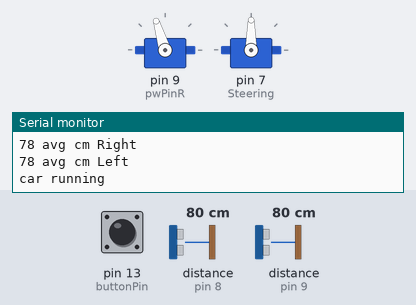
The sketch below on a simulated Arduino Uno, built with avr-gcc and run on an emulated ATmega328P. On the bench: 2 × servo, the last lines printed to the serial monitor. Wiring (inferred from the names in the program): 2 × range finder with pulse-width output: data pin 8 / data pin 9. The test bench sets the inputs (shaded band); at power-on: distance to the obstacle (sensors on pin 8, pin 9) 80 cm, pin 13 (buttonPin) LOW. The echo pulse lasts 58.3 µs per cm.

Above: at 1.2 s.
1.3 s: distance to the obstacle (sensor on pin 8) set to 74 cm
At 1.81 s:
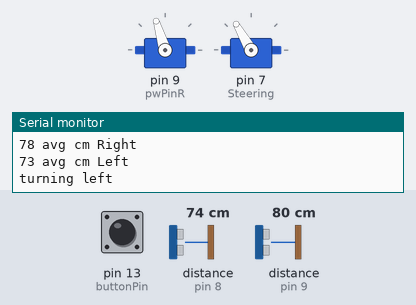
4.3 s: pin 13 (buttonPin) pulled HIGH for 0.15 s
At 5.6 s:
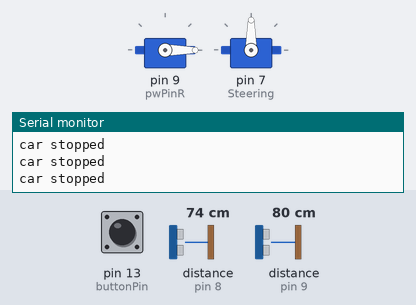
5.9 s: pin 13 (buttonPin) pulled HIGH for 1 s
At 6.22 s:
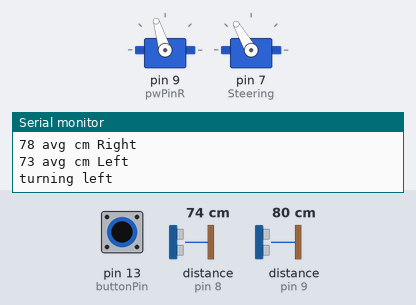
8.9 s: distance to the obstacle (sensor on pin 9) set to 74 cm
At 9.16 s:
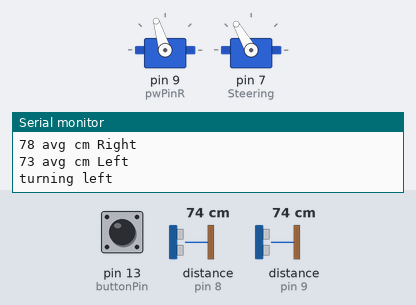
10.5 s: distance to the obstacle (sensor on pin 9) set to 69 cm
At 11.12 s:
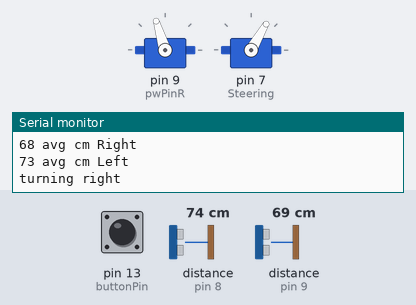
13.5 s: distance to the obstacle (sensor on pin 9) set to 18 cm
At 15.3 s:
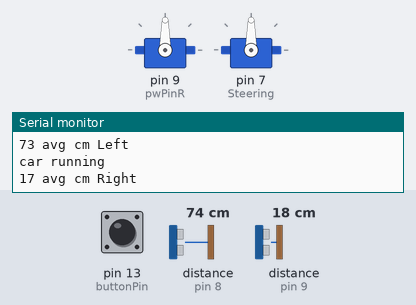
Timing chart, 0 to 16.8 s (numbered marks = the images above; inputs shaded):
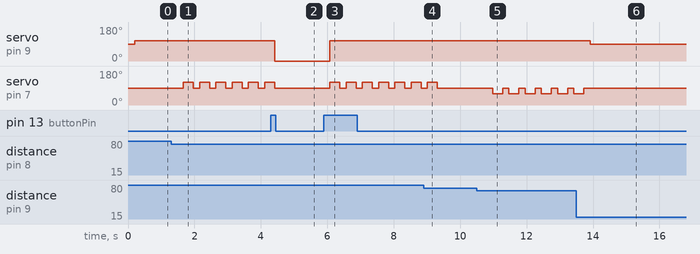

Measured:
- the behaviour switches between 77 and 76 cm on distance to the obstacle (sensor on pin 8) (found by bisection; images 0 and 1)
- the behaviour switches between 79 and 78 cm on distance to the obstacle (sensor on pin 9) (found by bisection; images 3 and 4)
- the behaviour switches between 72 and 71 cm on distance to the obstacle (sensor on pin 9) (found by bisection; images 4 and 5)
- after the input at 1.3 s, servo on pin 7 (Steering): alternates 120° for 0.30 s and 90° for 0.19 s, starting after 0.37 s
- after the input at 4.3 s, servo on pin 9 (pwPinR): 107° → 0° after 0.12 s; servo on pin 7 (Steering): goes on until 4.4 s, then stays 90°
- after the input at 5.9 s, servo on pin 9 (pwPinR): 0° → 107° after 0.18 s; servo on pin 7 (Steering): alternates 120° for 0.30 s and 90° for 0.19 s, starting after 0.18 s
- after the input at 8.9 s, servo on pin 7 (Steering): goes on until 9.3 s, then stays 90°
- after the input at 10.5 s, servo on pin 7 (Steering): alternates 90° for 0.19 s and 60° for 0.30 s, starting after 0.48 s
- after the input at 13.5 s, servo on pin 9 (pwPinR): 107° → 90° after 0.42 s; servo on pin 7 (Steering): goes on until 13.7 s, then stays 90°

The sketch:

rcUltrasonicPositioning.ino
```cpp
// New-Bright RC Car Control
// Input from 2 MaxSonar Ultrasonic Range finders for positioning and collision avoidance
// Output signal controls 2 VEX motor controllers which control the steering and drive motors on the RC car
// Pushbutton toggles signal to VEX motor controllers

#include <Servo.h>

// create servo objects
Servo Drive;
Servo Steering;

//assign devices to I/O pins on Arduino
const int pwPinR = 9;
const int pwPinL = 8;
const int buttonPin = 13;

//variables to store values
long pulseR, inchesR, cmR, pulseL, inchesL, cmL, sumR, avgR, sumL, avgL;

int buttonState = 0;
int count1 = 0;
int buttonToggle = 0;
int lastButtonState = 0;

void setup()
{
  //assign inputs/outputs
  pinMode(pwPinR, INPUT);
  pinMode(pwPinL, INPUT);
  pinMode(buttonPin, INPUT);

  //attach motors to I/O pins
  Drive.attach(9);
  Steering.attach(7);
  //Open up a serial connection to shoot the results back to the PC console for debugging
  Serial.begin(9600);
}

void loop()
{
//check whether button has been pressed odd number of times. If odd, stop car. If even, proceed.
buttonState = digitalRead(buttonPin);
if (buttonState != lastButtonState) {
    if (buttonState == HIGH){
      count1++;
      buttonToggle =  count1 % 2;
    }
    else {}
}
else{}
lastButtonState = buttonState;

if  (buttonToggle != 0){
  Serial.println("car stopped");
  Drive.write(0);
  Steering.write(90);
}
  else{
  Serial.println("car running");

//Ultrasonic Sensor Pulse/Reading. Averaging is used to smooth sensor readings.
//Right sensor
avgR = 0;
sumR = 0;
for (int i = 0; i <= 1; i++)
 {
    pulseR = pulseIn(pwPinR, HIGH);
  //speed of sound is 147uS per inch
   inchesR = pulseR/147;
  //change inches to centimetres
  cmR = inchesR * 2.54;
  sumR = sumR + cmR;
  /*
  Serial.print(cmR);
  Serial.print("Right cm");
  Serial.println();
  //delay(200);
  */
 }
avgR = sumR/2;
Serial.print(avgR);
Serial.print(" avg cm Right");
Serial.println();
//Left sensor
sumL = 0;
avgL = 0;
for (int i = 0; i <= 1; i++)
 {
    pulseL = pulseIn(pwPinL, HIGH);
  //147uS per inch
  inchesL = pulseL/147;
  //change inches to centimetres
  cmL = inchesL * 2.54;
  sumL = sumL + cmL;
  /*
  Serial.print(cmL);
  Serial.print("Left cm");
  Serial.println();
  //delay(200);
  */
 }
avgL = sumL/2;
Serial.print(avgL);
Serial.print(" avg cm Left");
Serial.println();

  //Drive and emergency stop
  if ((avgR + avgL)/2 > 50)
    {
      //Check allignment
      if (avgR > 1.05*avgL)
        {
        Serial.println("turning left");
        Drive.write(107);
        Steering.write(120);
        delay(300);
        Steering.write(90);
        }
      else if (avgR < .95*avgL)
        {
        Serial.println("turning right");
        Drive.write(107);
        Steering.write(60);
        delay(300);
        Steering.write(90);
        }
       else
        {
         Drive.write(107);
         Steering.write(90);
         delay(100);
        }
    }

    else
    {
    //Stop if object is closer than 50 cm
    Steering.write(90);
    Drive.write(90);
    delay(300);
    }

}
}
```
